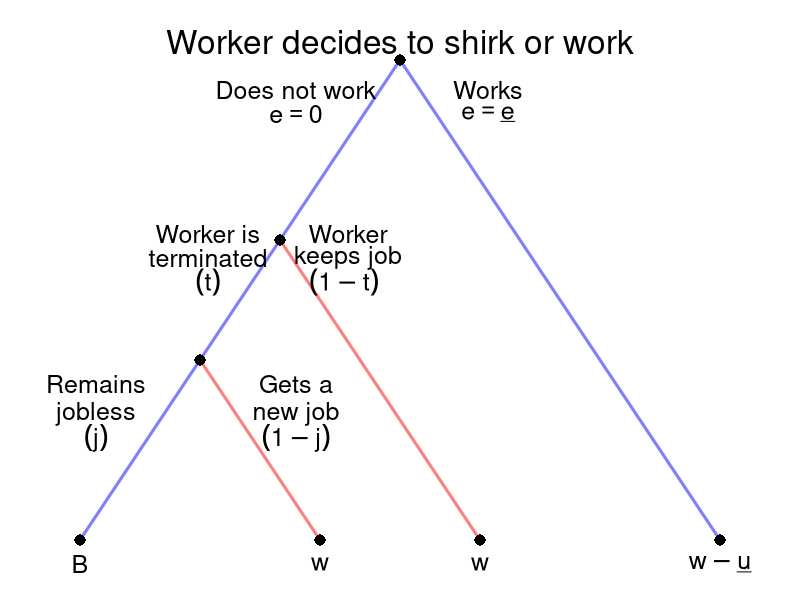

This figure's R source:
require(shape)
pdf(file = "employment/sequential_no_shirking.pdf", width = 9, height = 7)

#Set parameters for graphics
axislabelsize <- 1.5
labelsize <- 2
actionlabelsize <- 1.5
graphlinewidth <- 3
segmentlinewidth <- 2
nodesize <- 1.5

COL <- c("#7fc97f", "#beaed4", "#fdc086", "#ffff99", "#386cb0", "#f0027f", "#bf5b17", "#666666")
COLA <- c("#99d8c9","#66c2a4","#41ae76", "#238b45", "#005824")
COLB <- c("#4eb3d3", "#2b8cbe", "#0868ac","#084081")

par(mar =  c(0, 0, 0, 0))

xlims <- c(0, 10)
ylims <- c(0, 10)

npts <- 501 
x <- seq(xlims[1], xlims[2], length.out = npts)
y <- seq(ylims[1], ylims[2], length.out = npts) 

plot(0, 0, xlim = xlims, ylim = ylims, type = "n",
     xlab = expression(paste("")),
     ylab = expression(paste("")), 
     xaxt = "n", 
     yaxt = "n", 
     cex.lab = axislabelsize, 
     bty = "n",
     xaxs="i", 
     yaxs="i")

ticksy <- seq(from = 0, to = ylims[2], by = 2)
ylabels <- seq(from = 0, to = ylims[2], by = 2)
ticksx <- seq(from = 0, to = xlims[2], by = 2)
xlabels <- seq(from = 0, to = xlims[2], by = 2)

#Branches for Agent
#Fish 10
segments(5, 9, 1, 1, lty = 1, col = rgb(0, 0, 1, 0.5), lwd = graphlinewidth)
#Fish 12
segments(5, 9, 9, 1, lty = 1, col = rgb(0, 0, 1, 0.5), lwd = graphlinewidth)

#Branches for Agent
#From Aram Fishing 10
#Bina fishes 10
segments(3.5, 6, 6, 1, lty = 1, col = rgb(1, 0, 0, 0.5), lwd = graphlinewidth)
#Bina fishes 12
segments(2.5, 4, 4, 1, lty = 1, col = rgb(1, 0, 0, 0.5), lwd = graphlinewidth)

#From Aram fishing 12
#Bina fishes 10
#segments(7.5, 5, 6, 1, lty = 1, col = rgb(1, 0, 0, 0.5), lwd = graphlinewidth)


#Bina fishes 12
#segments(7.5, 5, 9, 1, lty = 1, col = rgb(1, 0, 0, 0.5), lwd = graphlinewidth)

#Initial node
points(5, 9, pch = 16, col = "black", cex = nodesize)

#P1 Nodes
points(2.5, 4, pch = 16, col = "black", cex = nodesize)
points(3.5, 6, pch = 16, col = "black", cex = nodesize) 

#P2 Terminal Nodes
points(1, 1, pch = 16, col = "black", cex = nodesize)
points(4, 1, pch = 16, col = "black", cex = nodesize)
points(6, 1, pch = 16, col = "black", cex = nodesize)
points(9, 1, pch = 16, col = "black", cex = nodesize)

text(5, 9.3, expression(paste("Worker decides to shirk or work")), cex = labelsize)

text(3.7, 8.5, expression(paste("Does not work")), cex = actionlabelsize)
text(3.7, 8.1, expression(paste(e == 0)), cex = actionlabelsize)


text(6.1, 8.5, expression(paste("Works")), cex = actionlabelsize)
text(6.1, 8.1, expression(paste(e == underline(e))), cex = actionlabelsize)

text(2.6, 6.1, expression(paste("Worker is")), cex = actionlabelsize)
text(2.6, 5.7, expression(paste("terminated")), cex = actionlabelsize)

text(4.35, 6.1, expression(paste("Worker")), cex = actionlabelsize)
text(4.35, 5.7, expression(paste("keeps job")), cex = actionlabelsize)

text(2.6, 5.3, expression(paste((t))), cex = actionlabelsize)
text(4.3, 5.3, expression(paste( (1-t) )), cex = actionlabelsize)

text(1.2, 3.6, expression(paste("Remains")), cex = actionlabelsize)
text(1.2, 3.1, expression(paste("jobless")), cex = actionlabelsize)


text(3.7, 3.6, expression(paste("Gets a")), cex = actionlabelsize)
text(3.7, 3.1, expression(paste("new job")), cex = actionlabelsize)

text(1.2, 2.7, expression(paste( (j) )), cex = actionlabelsize)
text(3.7, 2.7, expression(paste( (1-j) )), cex = actionlabelsize)


#Payoffs 
text(1, .6, expression("B"), cex = actionlabelsize)
text(4, .6, expression("w"), cex = actionlabelsize)
text(6, .6, expression("w"), cex = actionlabelsize)
text(9, .6, expression(paste(w - underline(u))), cex = actionlabelsize)

dev.off()
